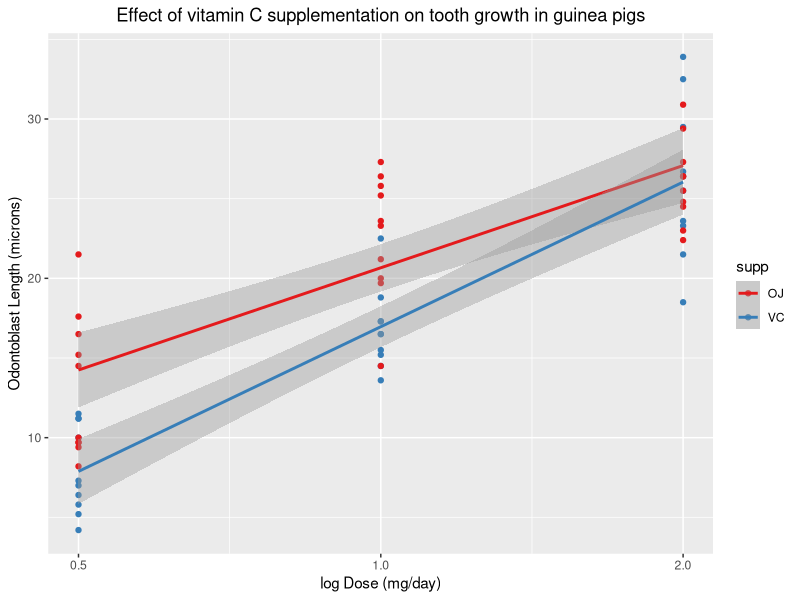

Write the R code that produced this figure.
## ---- chunk 1
library(ggplot2)
library(dplyr)
data("ToothGrowth")
## ---- chunk 2
str(ToothGrowth)
## ---- chunk 3
summary(ToothGrowth)
## ---- chunk 4
unique(ToothGrowth$dose)
## ---- chunk 5
ggplot(data = ToothGrowth, mapping = aes(x = dose, y = len, color = supp)) + 
    scale_x_log10() +
    scale_colour_brewer(palette = "Set1") +
    geom_point() + 
    geom_smooth(method = "lm") +
    labs(title = "Effect of vitamin C supplementation on tooth growth in guinea pigs", x = "log Dose (mg/day)", y = "Odontoblast Length (microns)") + 
    theme(plot.title = element_text(hjust = 0.5))
## ---- chunk 6
tooth_fit <- lm(len ~ log(dose)*supp, data = ToothGrowth)
tooth_fit
## ---- chunk 7
anova(tooth_fit)
